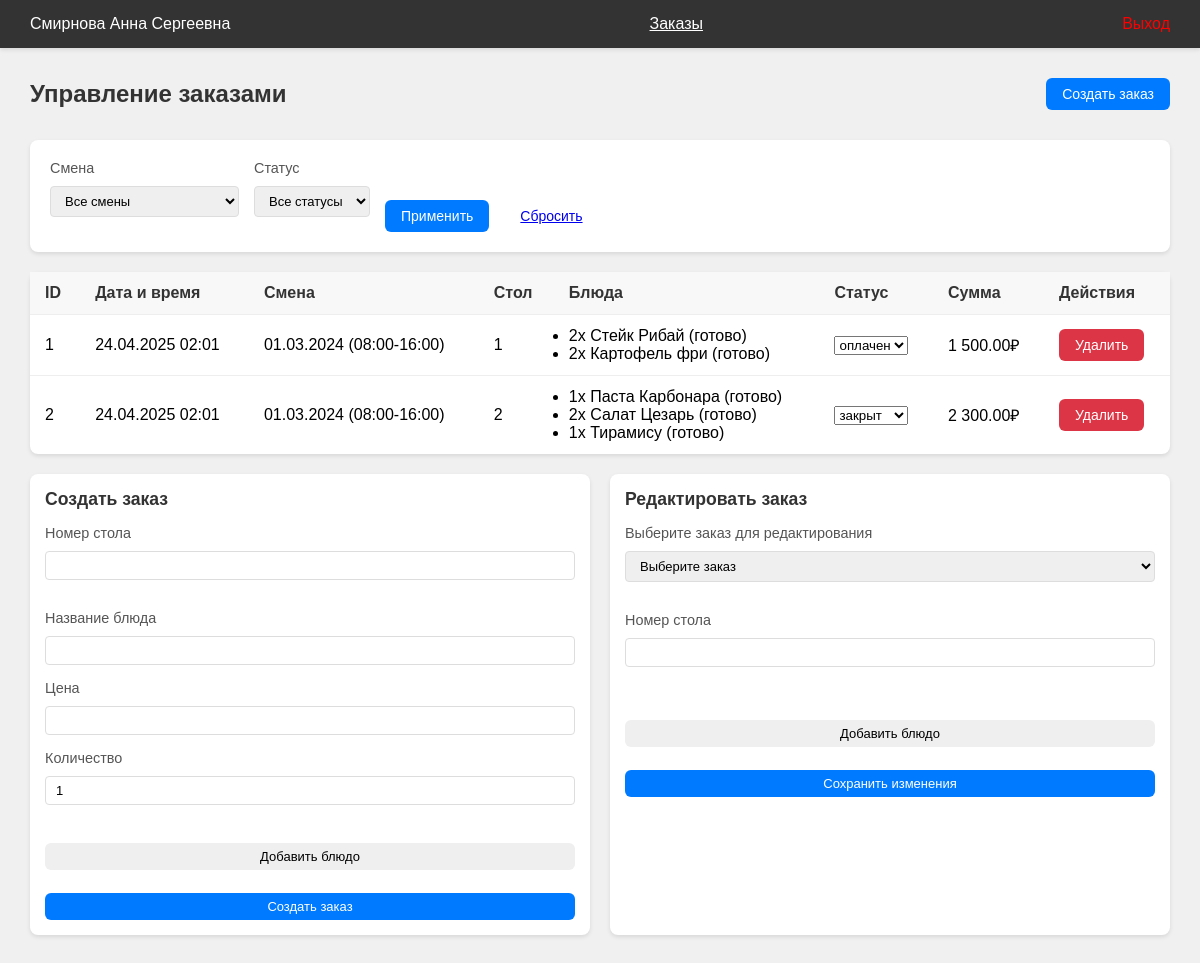
Page /waiter/orders.php (signed in) on the committed database.
### tables this page shows
CREATE TABLE `orders` (
  `order_id` int(11) NOT NULL,
  `table_number` int(11) NOT NULL,
  `waiter_id` int(11) NOT NULL,
  `shift_id` int(11) NOT NULL,
  `status` enum('создан','в процессе','готов','оплачен','закрыт') NOT NULL DEFAULT 'создан',
  `total_amount` decimal(10,2) NOT NULL DEFAULT 0.00,
  `created_at` timestamp NOT NULL DEFAULT current_timestamp(),
  `updated_at` timestamp NOT NULL DEFAULT current_timestamp() ON UPDATE current_timestamp()
);

CREATE TABLE `shifts` (
  `shift_id` int(11) NOT NULL,
  `shift_date` date NOT NULL,
  `start_time` time NOT NULL,
  `end_time` time NOT NULL,
  `created_at` timestamp NOT NULL DEFAULT current_timestamp(),
  `updated_at` timestamp NOT NULL DEFAULT current_timestamp() ON UPDATE current_timestamp()
);

### api/waiter_orders/WaiterOrdersSearch.php (called while the page is built, shortened)
<?php
function WaiterOrdersSearch($params, $db) {
    $conditions = [];
    $queryParams = [];
    if (isset($params['waiter_id'])) {
        $conditions[] = "o.waiter_id = :waiter_id";
        $queryParams[':waiter_id'] = $params['waiter_id'];
    }
    $whereClause = !empty($conditions) ? "WHERE " . implode(" AND ", $conditions) : "";
    $query = "
        SELECT
            o.*,
            s.shift_date,
            s.start_time,
            s.end_time,
            GROUP_CONCAT(
                CONCAT(oi.quantity, 'x ', oi.dish_name, ' (', oi.status, ')')
                SEPARATOR '\n'
            ) as items
        FROM orders o
        LEFT JOIN shifts s ON o.shift_id = s.shift_id
        LEFT JOIN order_items oi ON o.order_id = oi.order_id
        $whereClause
        GROUP BY o.order_id
        ORDER BY o.created_at DESC
    ";
    try {
        $stmt = $db->prepare($query);
        foreach ($queryParams as $param => $value) {
            $stmt->bindValue($param, $value);
        }
        $stmt->execute();
        $orders = $stmt->fetchAll(PDO::FETCH_ASSOC);
        return $orders;
    } catch (PDOException $e) {
        error_log("SQL Error in WaiterOrdersSearch: " . $e->getMessage());
        throw $e;
    }
}

### waiter/orders.php (the view, shortened to what this page needs)
<?php
require_once '../api/DB.php';
require_once '../api/waiter_orders/WaiterOrdersSearch.php';
require_once '../api/waiter_orders/OutputWaiterOrders.php';
$shift_id = isset($_GET['shift_id']) ? $_GET['shift_id'] : '';
$status = isset($_GET['status']) ? $_GET['status'] : '';
$params = [
    'shift_id' => $shift_id,
    'status' => $status,
    'waiter_id' => $_SESSION['user_id']
];
$orders = WaiterOrdersSearch($params, $db);
?>
<!DOCTYPE html>
<html lang="ru">
<head>
    <link rel="stylesheet" href="../styles/admin.css">
</head>
<body>
    <header class="header">
        <div class="header-left">
            <span class="user-name"><?php echo $_SESSION['full_name']; ?></span>
        </div>
        <nav class="header-center">
            <a href="orders.php" class="nav-link active">Заказы</a>
        </nav>
        <div class="header-right">
            <a href="#" onclick="logout(); return false;" class="logout-btn">Выход</a>
        </div>
    </header>
    <div class="main-content">
        <div class="page-header">
            <h1 class="page-title">Управление заказами</h1>
            <button class="btn btn-primary" onclick="showNewOrderForm()">Создать заказ</button>
        </div>
        <div class="filter-section">
            <form class="filter-form" method="GET">
                <div class="form-group">
                    <label>Смена</label>
                    <select class="form-control" name="shift_id">
                        <option value="">Все смены</option>
                    </select>
                </div>
                <div class="form-group">
                    <label>Статус</label>
                    <select class="form-control" name="status">
                        <option value="">Все статусы</option>
                    </select>
                </div>
                <button type="submit" class="btn btn-primary">Применить</button>
                <a href="orders.php" class="btn btn-secondary">Сбросить</a>
            </form>
        </div>
        <table class="data-table">
            <thead>
                <tr>
                    <th>ID</th>
                    <th>Дата и время</th>
                    <th>Смена</th>
                    <th>Стол</th>
                    <th>Блюда</th>
                    <th>Статус</th>
                    <th>Сумма</th>
                    <th>Действия</th>
                </tr>
            </thead>
            <tbody>
                <?php OutputWaiterOrders($orders); ?>
            </tbody>
        </table>
        <div class="forms-container">
            <div class="form-section">
                <h2>Создать заказ</h2>
                <form id="newOrderForm" onsubmit="createOrder(event)" class="form">
                    <div class="form-group">
                        <label>Номер стола</label>
                        <input type="number" name="table_number" class="form-control" required min="1">
                    </div>
                    <div id="orderItems">
                        <div class="order-item">
                            <div class="form-group">
                                <label>Название блюда</label>
                                <input type="text" name="dish_names[]" class="form-control" required>
                            </div>
                            <div class="form-group">
                                <label>Цена</label>
                                <input type="number" name="prices[]" class="form-control" required min="0" step="0.01">
                            </div>
                            <div class="form-group">
                                <label>Количество</label>
                                <input type="number" name="quantities[]" class="form-control" required min="1" value="1">
                            </div>
                        </div>
                    </div>
                    <button type="button" class="btn btn-secondary" onclick="addOrderItem()">Добавить блюдо</button>
                    <button type="submit" class="btn btn-primary">Создать заказ</button>
                </form>
            </div>
            <div class="form-section">
                <h2>Редактировать заказ</h2>
                <form id="editOrderForm" onsubmit="updateOrder(event)" class="form">
                    <div class="form-group">
                        <label>Выберите заказ для редактирования</label>
                        <select class="form-control" name="order_id" onchange="loadOrderData(this.value)" required>
                            <option value="">Выберите заказ</option>
                        </select>
                    </div>
                    <div class="form-group">
                        <label>Номер стола</label>
                        <input type="number" name="edit_table_number" class="form-control" required min="1">
                    </div>
                    <button type="button" class="btn btn-secondary" onclick="addEditOrderItem()">Добавить блюдо</button>
                    <button type="submit" class="btn btn-primary">Сохранить изменения</button>
                </form>
            </div>
        </div>
    </div>
</body>
</html>

### api/waiter_orders/OutputWaiterOrders.php (shortened to what this page needs)
<?php
function OutputWaiterOrders($orders) {
    $statusMap = [
        'создан' => 'принят',
        'оплачен' => 'оплачен',
        'закрыт' => 'закрыт'
    ];
    foreach ($orders as $order) {
        try {
            $orderId = htmlspecialchars($order['order_id'] ?? '');
            $createdAt = !empty($order['created_at']) ? date('d.m.Y H:i', strtotime($order['created_at'])) : '';
            $shiftDate = !empty($order['shift_date']) ? date('d.m.Y', strtotime($order['shift_date'])) : '';
            $shiftTime = '';
            if (!empty($order['start_time']) && !empty($order['end_time'])) {
                $shiftTime = date('H:i', strtotime($order['start_time'])) . '-' .
                            date('H:i', strtotime($order['end_time']));
            }
            $tableNumber = htmlspecialchars($order['table_number'] ?? '');
            $status = htmlspecialchars($order['status'] ?? '');
            $totalAmount = !empty($order['total_amount']) ?
                number_format($order['total_amount'], 2, '.', ' ') : '0.00';
            $currentStatus = isset($statusMap[$status]) ? $statusMap[$status] : $status;
            ?>
            <tr>
                <td><?php echo $orderId; ?></td>
                <td><?php echo $createdAt; ?></td>
                <td><?php echo $shiftDate; ?> (<?php echo $shiftTime; ?>)</td>
                <td><?php echo $tableNumber; ?></td>
                <td>
                    <?php if (!empty($order['items'])): ?>
                        <ul class="order-items">
                            <?php foreach (explode("\n", $order['items']) as $item): ?>
                                <li><?php echo htmlspecialchars($item); ?></li>
                            <?php endforeach; ?>
                        </ul>
                    <?php else: ?>
                        <span class="no-items">Нет позиций</span>
                    <?php endif; ?>
                </td>
                <td>
                    <select class="status-select" data-order-id="<?php echo $orderId; ?>"
                            data-previous-status="<?php echo $currentStatus; ?>"
                            onchange="updateOrderStatus(<?php echo $orderId; ?>, this.value, this.getAttribute('data-previous-status'))">
                        <?php foreach (array_values($statusMap) as $statusOption): ?>
                            <option value="<?php echo $statusOption; ?>"
                                    <?php echo ($currentStatus === $statusOption) ? 'selected' : ''; ?>>
                                <?php echo $statusOption; ?>
                            </option>
                        <?php endforeach; ?>
                    </select>
                </td>
                <td><?php echo $totalAmount; ?>₽</td>
                <td>
                    <button class="btn btn-danger btn-sm" onclick="deleteOrder(<?php echo $orderId; ?>)">Удалить</button>
                </td>
            </tr>
            <?php
        } catch (Exception $e) {
            error_log("Error processing order: " . $e->getMessage());
            error_log("Order data: " . print_r($order, true));
        }
    }
}

### styles/admin.css (style rules this page uses)
* { margin: 0; padding: 0; box-sizing: border-box; font-family: Arial, sans-serif; }
body { min-height: 100vh; background-color: #f0f0f0; }
.header { background-color: #333; color: white; padding: 15px 30px; display: flex; justify-content: space-between; align-items: center; box-shadow: 0 2px 4px rgba(0, 0, 0, 0.1); }
.header-left { display: flex; align-items: center; }
.user-name { font-size: 16px; color: white; }
.header-center { display: flex; gap: 20px; }
.nav-link { color: white; text-decoration: none; }
.nav-link.active { text-decoration: underline; }
.header-right { display: flex; align-items: center; }
.logout-btn { color: red; text-decoration: none; }
.main-content { padding: 30px; margin: 0 auto; max-width: 1200px; }
.page-header { display: flex; justify-content: space-between; align-items: center; margin-bottom: 30px; }
.page-title { font-size: 24px; color: #333; }
.data-table { width: 100%; background-color: white; border-radius: 8px; box-shadow: 0 2px 4px rgba(0, 0, 0, 0.1); border-collapse: collapse; margin-bottom: 20px; }
.data-table th, .data-table td { padding: 12px 15px; text-align: left; border-bottom: 1px solid #eee; }
.data-table th { background-color: #f8f8f8; font-weight: 600; color: #333; }
.data-table tr:last-child td { border-bottom: none; }
.btn { padding: 8px 16px; border-radius: 6px; border: none; cursor: pointer; font-size: 14px; transition: all 0.3s; }
.btn-primary { background-color: #007bff; color: white; }
.btn-danger { background-color: #dc3545; color: white; }
.form-group { margin-bottom: 15px; }
.form-group label { display: block; margin-bottom: 5px; color: #333; }
.form-control { width: 100%; padding: 8px 12px; border: 1px solid #ddd; border-radius: 4px; font-size: 14px; }
.filter-section { background-color: white; padding: 20px; border-radius: 8px; margin-bottom: 20px; box-shadow: 0 2px 4px rgba(0, 0, 0, 0.1); }
.filter-form { display: flex; gap: 15px; align-items: flex-end; }
.forms-container { display: grid; grid-template-columns: repeat(2, 1fr); gap: 20px; margin-top: 20px; }
.form-section { background: white; padding: 15px; border-radius: 8px; box-shadow: 0 2px 4px rgba(0, 0, 0, 0.1); margin-top: 0; }
.form-section h2 { margin: 0 0 15px 0; color: #333; font-size: 1.1em; }
.form { display: flex; flex-direction: column; gap: 15px; }
.form-group { display: flex; flex-direction: column; gap: 5px; }
.form-group label { font-weight: 500; color: #555; font-size: 0.9em; }
.form-control { padding: 6px 10px; border: 1px solid #ddd; border-radius: 4px; font-size: 13px; }
.form-section .btn { grid-column: 1 / -1; justify-self: start; margin-top: 8px; padding: 6px 12px; font-size: 13px; }

### rows in the picture
orders: order_id "1", created_at "24.04.2025 02:01", shift.shift_date "01.03.2024", shift.end_time "08:00-16:00", table_number "1", item "2x Стейк Рибай (готово)", item "2x Картофель фри (готово)", status+order_id "оплачен", total_amount "1 500.00"
orders: order_id "2", created_at "24.04.2025 02:01", shift.shift_date "01.03.2024", shift.end_time "08:00-16:00", table_number "2", item "1x Паста Карбонара (готово)", item "2x Салат Цезарь (готово)", item "1x Тирамису (готово)", status+order_id "закрыт", total_amount "2 300.00"

### other values in the picture
$_SESSION['full_name'] "Смирнова Анна Сергеевна"
